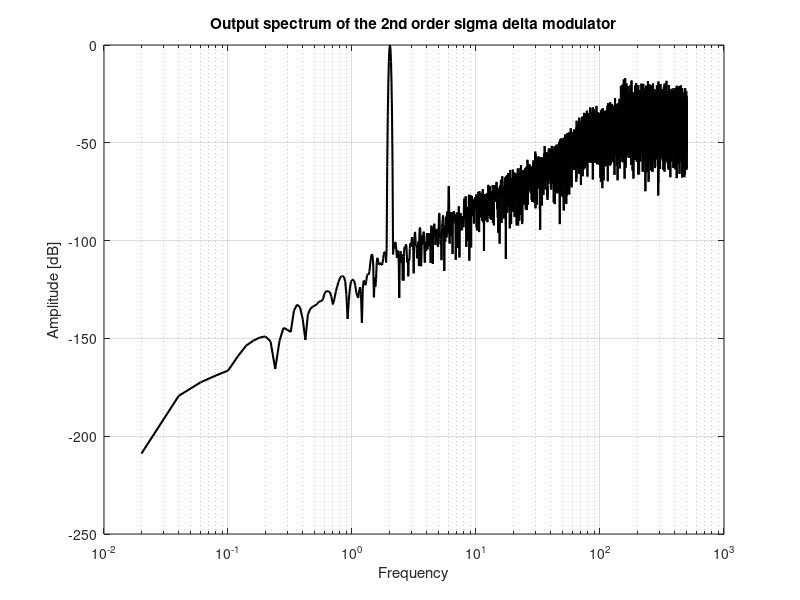
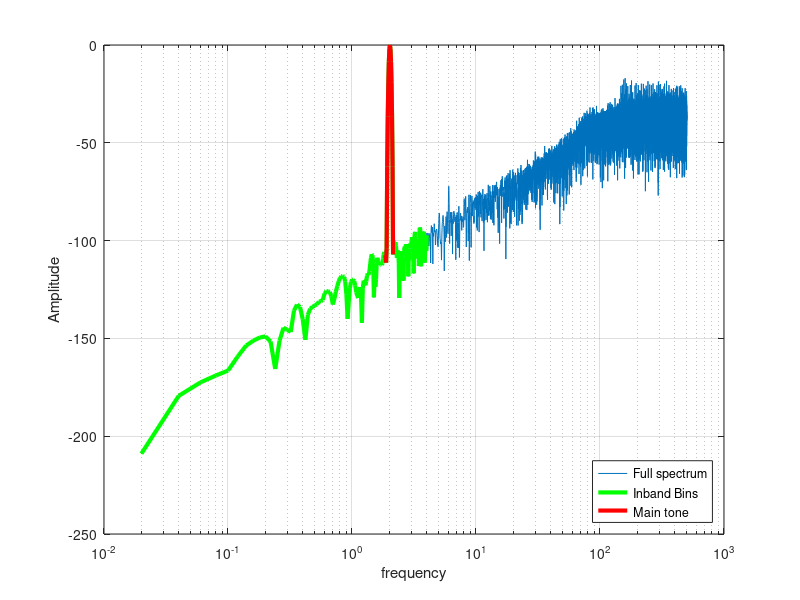

These figures' MATLAB source, in order: (Note: this script raises an error after producing the figures.)
clc;clear all; close all;

%%% [MOD] === Exercise 2.2: SNR of MOD2 with sinusoidal input ==============

% Input signal definition
fin = 2.003; % input frequency
amplitude = 0.7;
offset = 0.0;
fb  = 4;     % signal bandwidth
fs  = 1000;  % sampling frequency

% Define the sinusoid input signal applied to the input of the modulator
nr_periods = 100;
nr_points = ceil(nr_periods*fs/fin);
in = offset + amplitude*sin(2*pi*[1:nr_points]/(fs/fin));

% Locaate the bins related to the main tone, as well as the inband bins
fres = fs/nr_points;
maintone = round(fin/fres);
signal_bins = [maintone-7:maintone+7];
inband_bins = [1:round(fb/fres)];
noise_bins = setdiff(inband_bins,signal_bins);

% w2 is the second accumulator's output
% w1 is the first accumulator's output
% a is the stabilizing zero coefficient
% Pre-allocate and initialize array variables => faster code
y  = zeros(1,nr_points); y(1) = 1;
w1 = y;  w1(1) = 0;
w2 = y;  w2(1) = 0;
a = 1;

%************************************************************************
% The main loop simulating the second order loop (delay-free 1st accumulator)
for i = 2:nr_points,
    w2(i) = w2(i-1) + w1(i-1) - a*y(i-1);
    y(i) = 2*(w2(i)>=0)-1;
    w1(i) = w1(i-1) + in(i) - y(i);
end

% Calculate bitstream FFT, signal and noise powers, and SNR
ffty = (fft(y'.*(kaiser(length(y),20)))); % window output and compute FFT

% To increase speed determine ONLY the power in the INBAND bins
inband_power = ffty(inband_bins).*conj(ffty(inband_bins));
signal_power = sum(inband_power(signal_bins)); % sum signal power
noise_power  = sum(inband_power(noise_bins));  % sum noise power

disp('Baseline (delay-free, a = 1) signal-to-noise ratio:');
SNR  = 10*log10(signal_power/noise_power) % calculate SNR in dB

%************************************************************************
% Display the output spectrum of the modulator
%************************************************************************
ffty_magn = abs(ffty);
ffty_dB = 20*log10(ffty_magn/max(ffty_magn)); % Scale the spectrum

figure(1); semilogx((1:nr_points/2)*fres,ffty_dB(1:nr_points/2),'-k','LineWidth',1.5);
xlabel('Frequency'); ylabel('Amplitude [dB]'); grid on;
title('Output spectrum of the 2nd order sigma delta modulator');
saveas(gcf,'results/MOD2_SNR_spectrum.png');

figure(2); semilogx((1:nr_points/2)*fres,ffty_dB(1:nr_points/2));
hold on;
plot(inband_bins*fres,ffty_dB(inband_bins),'g','LineWidth',3);
plot(signal_bins*fres,ffty_dB(signal_bins),'r','LineWidth',3);
hold off;
legend('Full spectrum','Inband Bins','Main tone','Location','southeast');
xlabel('frequency'); ylabel('Amplitude'); grid on;
saveas(gcf,'results/MOD2_SNR_bands.png');

%%% [MOD] === Part (a): SNR vs stabilizing coefficient (delay-free) ========
%%% [MOD] As a moves away from 1, the NTF zeros leave z = 1 so the in-band
%%% [MOD] noise floor rises and SNR degrades. Reproduces slide 12.
a_list_df = logspace(-1, 1, 31);
SNR_df = zeros(size(a_list_df));
for k = 1:length(a_list_df)
    SNR_df(k) = mod2_snr(in, a_list_df(k), 'delayfree', ...
                         signal_bins, inband_bins, noise_bins);
end

figure(3);
semilogx(a_list_df, SNR_df, 'b-o', 'LineWidth', 1.2);
grid on; xlabel('a [-]'); ylabel('SNR [dB]');
title('SNR vs stabilizing coefficient -- delay-free 1st acc.');
saveas(gcf,'results/MOD2_SNR_vs_a_delayfree.png');

%%% [MOD] Spectrum overlay at a few representative values
a_show = [1.0, 0.5, 0.1];
figure(4);
colors = {'k','b','r'};
for k = 1:length(a_show)
    yk = mod2_run(in, a_show(k), 'delayfree');
    fk = fft(yk' .* kaiser(length(yk),20));
    fk_dB = 20*log10(abs(fk)/max(abs(fk)));
    semilogx((1:nr_points/2)*fres, fk_dB(1:nr_points/2), colors{k}, ...
             'LineWidth', 1.0, 'DisplayName', sprintf('a = %g', a_show(k)));
    hold on;
end
hold off; grid on; legend('show');
xlabel('Frequency'); ylabel('Amplitude [dB]');
title('Output spectrum vs a (delay-free 1st acc.)');
saveas(gcf,'results/MOD2_SNR_spectrum_vs_a.png');

%%% [MOD] === Part (b): Delayed 1st accumulator ============================
%%% [MOD] w1 update becomes: w1(i) = w1(i-1) + in(i-1) - y(i-1)
%%% [MOD] Theory: a* = 2 reproduces NTF = (1 - z^-1)^2 (same noise shaping).
a_list_d = logspace(-1, 1, 31);
SNR_d = zeros(size(a_list_d));
for k = 1:length(a_list_d)
    SNR_d(k) = mod2_snr(in, a_list_d(k), 'delayed', ...
                        signal_bins, inband_bins, noise_bins);
end
[SNR_max_d, k_max] = max(SNR_d);
a_star = a_list_d(k_max);
fprintf('\n[Delayed sweep] best a* = %.3f -> SNR = %.2f dB\n', ...
        a_star, SNR_max_d);

figure(5);
semilogx(a_list_df, SNR_df, 'b-o', a_list_d, SNR_d, 'r-s', 'LineWidth', 1.2);
grid on; xlabel('a [-]'); ylabel('SNR [dB]');
legend('delay-free','delayed', 'Location','south');
title('SNR vs a -- delay-free vs delayed 1st accumulator');
saveas(gcf,'results/MOD2_SNR_delayed_vs_delayfree.png');

%%% [MOD] Spectrum comparison: delay-free a = 1 vs delayed a* = 2
y_df = mod2_run(in, 1.0, 'delayfree');
y_d2 = mod2_run(in, 2.0, 'delayed');
fdf = fft(y_df' .* kaiser(length(y_df),20));
fd2 = fft(y_d2' .* kaiser(length(y_d2),20));
fdf_dB = 20*log10(abs(fdf)/max(abs(fdf)));
fd2_dB = 20*log10(abs(fd2)/max(abs(fd2)));

figure(6);
semilogx((1:nr_points/2)*fres, fdf_dB(1:nr_points/2), 'b', ...
         (1:nr_points/2)*fres, fd2_dB(1:nr_points/2), 'r', ...
         'LineWidth', 1.0);
grid on; xlabel('Frequency'); ylabel('Amplitude [dB]');
legend('delay-free a = 1','delayed a* = 2','Location','southeast');
title('Spectrum: delay-free a=1 vs delayed a*=2');
saveas(gcf,'results/MOD2_SNR_spectrum_a1_vs_a2.png');

SNR_df_at1 = mod2_snr(in, 1.0, 'delayfree', signal_bins, inband_bins, noise_bins);
SNR_d_at2  = mod2_snr(in, 2.0, 'delayed',   signal_bins, inband_bins, noise_bins);
fprintf('\n[Final comparison]\n');
fprintf('  delay-free  a  = 1   ->  SNR = %.2f dB\n', SNR_df_at1);
fprintf('  delayed     a* = 2   ->  SNR = %.2f dB\n', SNR_d_at2);

%%% [MOD] === Helpers ======================================================
function y = mod2_run(in, a, kind)
    N  = length(in);
    y  = zeros(1,N); y(1) = 1;
    w1 = zeros(1,N);
    w2 = zeros(1,N);
    if strcmp(kind, 'delayfree')
        for i = 2:N
            w2(i) = w2(i-1) + w1(i-1) - a*y(i-1);
            y(i)  = 2*(w2(i)>=0) - 1;
            w1(i) = w1(i-1) + in(i)   - y(i);
        end
    else  % 'delayed'
        for i = 2:N
            w2(i) = w2(i-1) + w1(i-1) - a*y(i-1);
            y(i)  = 2*(w2(i)>=0) - 1;
            w1(i) = w1(i-1) + in(i-1) - y(i-1);
        end
    end
end

function SNR = mod2_snr(in, a, kind, sig_bins, inband_bins, noise_bins)
    y = mod2_run(in, a, kind);
    f = fft(y' .* kaiser(length(y),20));
    p = f(inband_bins) .* conj(f(inband_bins));
    SNR = 10*log10(sum(p(sig_bins)) / sum(p(noise_bins)));
end
